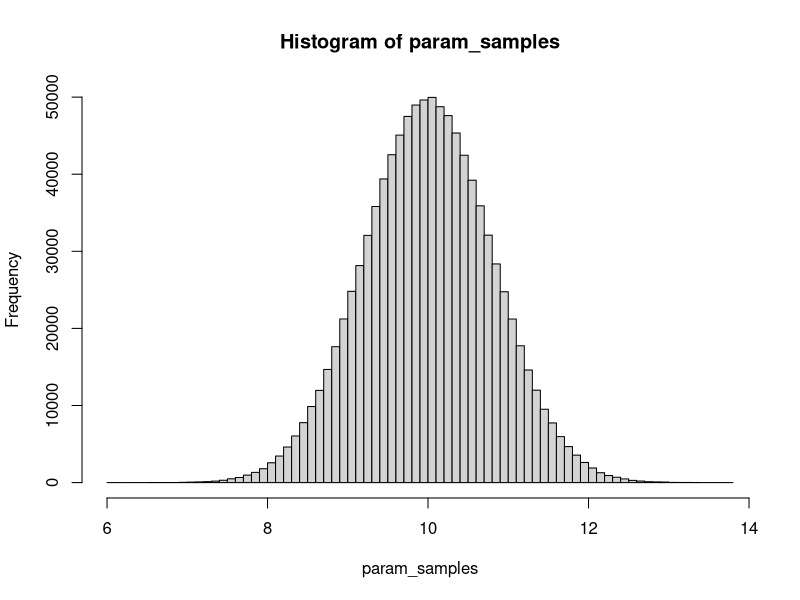
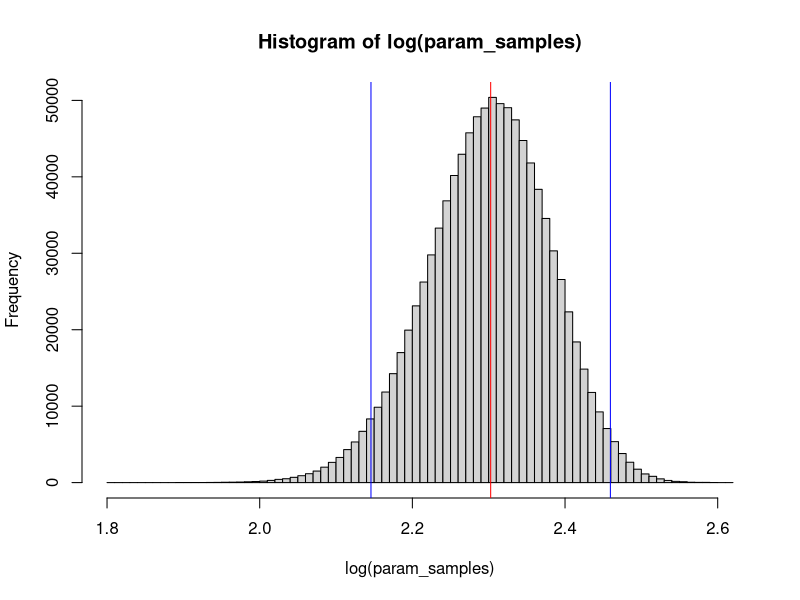

The R script that drew these images, in order:
# This is an example of using the delta method to derive the standard error of
# transformation for a single parameter.

# See Jay Ver Hoef's paper:
# Who Invented the Delta Method?
# https://doi.org/10.1080/00031305.2012.687494

# Lets imagine we have some parameter named 'param'.
# We'll simulate from 'param' so we have some samples to work with for
# comparison to prove things to ourselves:

set.seed(1)
param_samples <- rnorm(1e6, 10, 0.8)
hist(param_samples, breaks = 80)

# Why a normal distribution? Because our models typically assume estimated
# parameters can be approximated well by a normal distribution. This goes
# back to the Central Limit Theorem, which essentially says the distribution
# of means from any distribution is itself normal. So, the distribution
# of a parameter estimate (which is a distribution on a mean) should
# be normally distributed given sufficient data.

# Pretend this is our parameter 'estimate' from some model:
theta <- mean(param_samples)
theta

# And pretend this is our standard error of our 'param' estimate:
theta_se <- sd(param_samples)

theta
theta_se

# Say we wanted to find the standard error of the log of our parameter.
# We will represent this transformation function as g:
# g(x) = log(x)

# We can get the mean easily:
g_theta <- log(theta)
g_theta

hist(log(param_samples), breaks = 80)
abline(v = g_theta, col = "red")

# And we can confirm this is right, because we have some samples from the parameter
# to prove it to ourselves:
mean(log(param_samples))

# But how do we find the standard error on this transformed parameter?

# We need to find the derivative of x, g'.
# This one is simple, but we could use symbolic differentiation in R:
D(expression(log(x)), "x")

# So:
# g'(x) = 1/x

# We can apply the delta method here as our derivative of the transformation
# times the original standard error:
# e.g. https://doi.org/10.1080/00031305.2012.687494 Eqn 2. (but here
# for the SD not the variance)
g_theta_se <- (1 / theta) * theta_se
g_theta_se

# Which matches our simulation-based check:
sd(log(param_samples))

# We can use that to draw our 95% CI:
.q <- qnorm(0.975)
.q
abline(v = g_theta - .q * g_theta_se, col = "blue")
abline(v = g_theta + .q * g_theta_se, col = "blue")

# The intiution (paraphrasing Wikipedia https://en.wikipedia.org/wiki/Delta_method) is that a first-order Taylor-series expansion

# Now the multivariate case (say combining multiple parameters) is a bit more
# complex because we have covariance to account for, but the principle is the
# same.
# See the file 'delta-method-multivariate.R'
